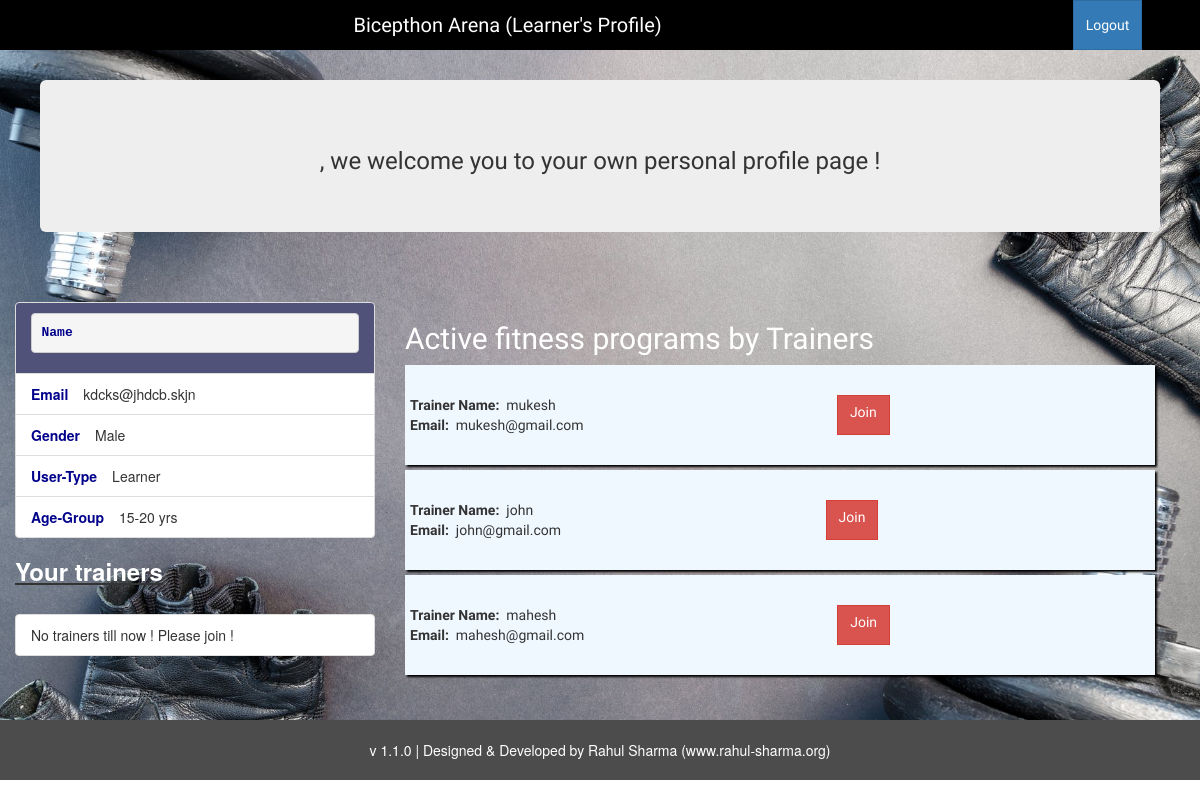
/learnerDashboard.php (signed in), run on the app's committed database.
### tables this page shows
CREATE TABLE `users` (
  `email` varchar(100) NOT NULL,
  `id` int(10) NOT NULL,
  `password` varchar(100) NOT NULL,
  `agegroup` varchar(20) NOT NULL,
  `gender` varchar(40) NOT NULL,
  `profession` varchar(100) NOT NULL,
  `name` varchar(100) NOT NULL,
  `enroll` text NOT NULL,
  `enrolledin` text NOT NULL
);

### learnerDashboard.php (the view, shortened to what this page needs)
<?php
include 'db.php';
if(!isset($_SESSION['userEmail'])){
   echo "<script>alert('Please login !');
   //window.location='index.php';
   </script>";
}else{
    $email = $_SESSION['userEmail'];
}
$sql = "SELECT * FROM users where email = '".$email."'";
$result = $conn->query($sql);
if ($result->num_rows > 0) {
    while($row = $result->fetch_assoc()) {
        $dbname = $row['name'];
        $dbemail = $row['email'];
        $dbagegroup = $row['agegroup'];
        $dbprofession = $row['profession'];
        $dbgender = $row['gender'];
    }
} else {
    echo "<script>alert('Error ! Please try again later !');
        window.location='learnerDashboard.php';
      </script>";
}
?>
<!DOCTYPE html>
<html>
<head>
	<link rel="stylesheet" type="text/css" href="css/learnerDashboard.css">
<link rel="stylesheet" href="https://maxcdn.bootstrapcdn.com/bootstrap/3.3.7/css/bootstrap.min.css">
</head>
<body>
<div class="header">
<span id="heading">Bicepthon Arena (Learner's Profile)</span>
<div class="navBtn">
<form action='php/logout.php'>
<button type="submit" class="btn btn-primary">Logout</button>
</form>
</div>
</div>
<div class="container-fluid mainContainer" style="background:url(images/back1.jpeg);background-size: cover;">
    	<div class="row mainRow">
    		<div class="jumbotron profileJumbo" style="margin-top: 80px;">
			    <h3><?php echo $dbname; ?> , we welcome you to your own personal profile page !</h3>
			  </div>
    	</div>
    	<div class="row profileRow">
    			<div class="col-xs-12 col-sm-12 col-md-12 col-lg-4 col1">
    				<ul class="list-group">
					  <li class="list-group-item" style="background-color: #515279;"><pre style="overflow:hidden;"><b style="color:darkblue;">Name</b> <span id="name"><?php echo $dbname; ?></span></li></pre>
					  <li class="list-group-item"><b class="fields">Email</b><span id="email"><?php echo $dbemail; ?></span></li>
					  <li class="list-group-item"><b class="fields">Gender</b><span id="gender"><?php echo $dbgender; ?></span></li>
					  <li class="list-group-item"><b class="fields">User-Type</b><span id="profession"><?php echo $dbprofession; ?></span></li>
					  <li class="list-group-item"><b class="fields">Age-Group</b><span id="agegroup"><?php echo $dbagegroup; ?></span></li>
					</ul>
                    <h3><u><b style="color:white;">Your trainers</b></u></h3><br>
                    <ul class="list-group">
                    <?php
                            $sql = "SELECT * FROM users where id = '".$_SESSION['learnerId']."'";
                            $result = $conn->query($sql);
                            if ($result->num_rows > 0) {
                                while($row = $result->fetch_assoc()) {
                                    $dbdbenroll = $row['enrolledin'];
                                }
                            } else {
                                echo "0 results";
                            }
                            if($dbdbenroll == ""){
                                    echo "<li class='list-group-item' >No trainers till now ! Please join !</li>";
                            }
                    ?>
                    </ul>
    			</div>
    			<div class="col-xs-12 col-sm-12 col-md-12 col-lg-8 col2">
    				<h2 style="color:white;">Active fitness programs by Trainers</h2>
    				<div class="queueCard">
                        <?php
                        $sql = "SELECT * FROM users where profession = 'Trainer'";
                        $result = $conn->query($sql);
                        if ($result->num_rows > 0) {
                            while($row = $result->fetch_assoc()) {
                                $dbname = $row['name'];
                                $dbemail = $row['email'];
                                $dbid = $row['id'];
                               echo "<div class='stagingQueue' style='width:100%;
                        padding: 5px;
                        background-color: aliceblue;
                        height:100px;
                        margin-bottom:10px;
                        padding-top:30px;
                        margin-bottom: 5px; box-shadow:2px 2px 2px black;'>";
                                echo "<div style='display:flex;justify-content:space-between;'>
                                        <div>
                                        <b>Trainer Name:</b>&nbsp;&nbsp;".$dbname."<br>
                                        <b>Email:</b>&nbsp;&nbsp;".$dbemail."
                                        </div>
                                        <a class='btn btn-danger' name='".$dbid."%".$_SESSION['learnerId']."' onclick='joinTrainer(this.name);' style='height:40px;'>Join</a>&nbsp;&nbsp;<br>
                                     </div>
                                      </div>";
                            }
                        } else {
                            echo "<script>alert('Error ! Please try again later !');
                                window.location='learnerDashboard.php';
                              </script>";
                        }
                        ?>
    				</div>
    			</div>
    	</div>
 </div>
 <div class="footer">
    v 1.1.0 | Designed & Developed by Rahul Sharma (www.rahul-sharma.org)
    </div>
</body>
</html>

### css/learnerDashboard.css (style rules this page uses)
.header { width:100%; height:50px; background-color: black; position: fixed; top:0px; left:0px; display: flex; justify-content: space-around; align-items: center; font-size: 20px; color:white; z-index: 2000; font-family: 'Courgette', cursive; }
.btn { height:50px; border-radius: 0px !important; }
#heading { width:75%; display: flex; justify-content: space-around; align-items: center; }
.navBtn { display: flex; justify-content: space-around; align-items: center; }
.profileJumbo { margin:40px; background-color: aliceblue; color:black; display: flex; justify-content: space-around; align-items: center; font-family: 'Courgette', cursive; font-weight: bold; }
.profileRow { width:100%; height: 100%; }
.fields { color:darkblue; margin-right: 15px; }
.col1 { padding: 40px; }
.col2 { padding:40px; font-family: 'Courgette', cursive; }
.queueCard { width:100%; }
.footer { width:100%; height:60px; background-color: rgba(0,0,0,0.7); color:white; display: flex; justify-content: space-around; align-items: center; }

### data on the page
users: email "kdcks@jhdcb.skjn", gender "Male", profession "Learner", agegroup "15-20 yrs"
users: name "mukesh", email "mukesh@gmail.com"
users: name "john", email "john@gmail.com"
users: name "mahesh", email "mahesh@gmail.com"
